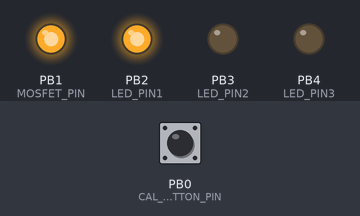
This program was run on a simulated ATtiny85, built with avr-gcc and run on an emulated ATtiny85. On the bench: output pins drawn as LEDs (lit = HIGH). Inputs (shaded band) come from the test bench; at power-on: PB0 (CAL_BUTTON_PIN) HIGH. EEPROM starts erased.

Above: at 1.8 s.
1.9 s: PB0 (CAL_BUTTON_PIN) pulled LOW for 0.15 s
At 2.7 s:
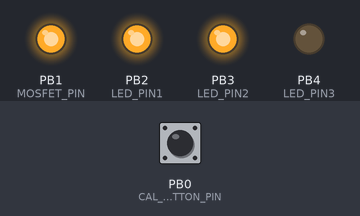
3.5 s: PB0 (CAL_BUTTON_PIN) pulled LOW for 1 s
At 5.1 s:
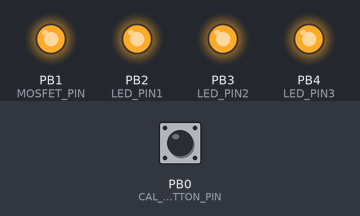
6.0 s: PB0 (CAL_BUTTON_PIN) pulled LOW for 3.2 s
At 25.0 s:
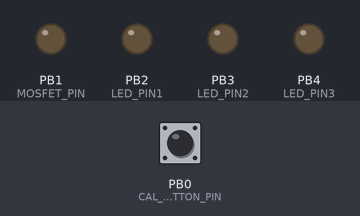
Timing chart, 0 to 25.7 s (numbered marks = the images above; inputs shaded):
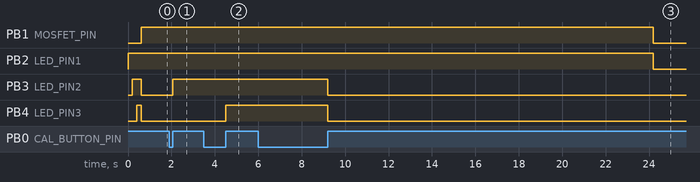

The program:

main.cpp
```cpp
#include "Arduino.h"
#include "SoftwareSerial.h"
#include <EasyButton.h>
#include <EEPROM.h>

//#define serialON

static const byte SLEEP_INTERVAL = 40;
static const byte CAL_BUTTON_PIN = 0; //pin 5
static const byte LED_PIN1 = 2;       //pin 7

#ifdef serialON
static const byte LED_PIN2 = 2; //fake pint
#else
static const byte LED_PIN2 = 3;   //pin 2
#endif

static const byte LED_PIN3 = 4;   //pin 3
static const byte MOSFET_PIN = 1; //pin 6


static const byte ON = 0;
static const byte OFF = 1;
byte state = ON;

#ifdef serialON
static const byte TX_PIN = 3; //Pin 1
SoftwareSerial MySerial(-1, TX_PIN);
#endif

EasyButton calButton(CAL_BUTTON_PIN);
byte onTime = 0;
unsigned long turnOnTime;
unsigned long turnOffTime;

void onTurnOff()
{
    #ifdef serialON
    MySerial.print(millis());
    MySerial.print(F("\t"));
    MySerial.println(F("ontTurnOff"));
    #endif
    digitalWrite(MOSFET_PIN, LOW);
    digitalWrite(LED_PIN1, LOW);
    digitalWrite(LED_PIN2, LOW);
    digitalWrite(LED_PIN3, LOW);
    state = OFF;
}

void configureTurnOffDelay()
{
    #ifdef serialON
    MySerial.println(F("configureTurnOffDelay"));
    #endif
    digitalWrite(LED_PIN1, LOW);
    digitalWrite(LED_PIN2, LOW);
    digitalWrite(LED_PIN3, LOW);
    switch (onTime)
    {
    case 0:
    {
        #ifdef serialON
        MySerial.println(F("case 0"));
        #endif
        turnOffTime = millis() + (unsigned long)15 * 1000;
        digitalWrite(LED_PIN1, HIGH);
        break;
    }
    case 1:
    {
        #ifdef serialON
        MySerial.println(F("case 1"));
        #endif
        turnOffTime = millis() + (unsigned long)30 * 1000;
        digitalWrite(LED_PIN1, HIGH);
        digitalWrite(LED_PIN2, HIGH);
        break;
    }
    case 2:
    {
        #ifdef serialON
        MySerial.println(F("case 2"));
        #endif
        turnOffTime = millis() + (unsigned long)45 * 1000;
        digitalWrite(LED_PIN1, HIGH);
        digitalWrite(LED_PIN2, HIGH);
        digitalWrite(LED_PIN3, HIGH);
        break;
    }
    }
}

void onNewCycle()
{
    #ifdef serialON
    MySerial.print(millis());
    MySerial.print(F("\t"));
    MySerial.println(F("onNewCycle"));
    #endif
    digitalWrite(MOSFET_PIN, HIGH);
    turnOnTime = millis() + (unsigned long)60*1000;
    configureTurnOffDelay();
    state = ON;
}

void onCalButtonPressed()
{
    #ifdef serialON
    MySerial.print(millis());
    MySerial.print(F("\t"));
    MySerial.println(F("onCalButtonPressed"));
    #endif
    if (state == ON)
    {
        onTime = (onTime + 1) % 3;
        EEPROM.write(1, onTime);
    }
    onNewCycle();
}

void setup()
{
    //this is specific to the ATTiny85 instance
    // see http://becomingmaker.com/tuning-attiny-oscillator/
    OSCCAL -= 3;

    #ifdef serialON
    pinMode(TX_PIN, OUTPUT);
    MySerial.begin(9600);
    MySerial.println(F("setup..."));
    #endif

    pinMode(LED_PIN1, OUTPUT);
    pinMode(LED_PIN2, OUTPUT);
    pinMode(LED_PIN3, OUTPUT);
    pinMode(MOSFET_PIN, OUTPUT);
    pinMode(CAL_BUTTON_PIN, INPUT_PULLUP);

    digitalWrite(LED_PIN1, HIGH);
    delay(200);
    digitalWrite(LED_PIN2, HIGH);
    delay(200);
    digitalWrite(LED_PIN3, HIGH);
    delay(200);
    digitalWrite(LED_PIN1, LOW);
    digitalWrite(LED_PIN2, LOW);
    digitalWrite(LED_PIN3, LOW);
    //read from eeprom here
    byte onTime = EEPROM.read(1);
    if (onTime < 0 || onTime > 2)
    {
        onTime = 0;
    }
    configureTurnOffDelay();
    calButton.begin();
    calButton.onPressed(onCalButtonPressed);
    onNewCycle();
}

void loop()
{
    if(state == ON && millis() > turnOffTime){
        onTurnOff();
    }
    if(millis() > turnOnTime){
        onNewCycle();
    }
    calButton.read();
}
```

Measured:
- after the input at 1.9 s, PB3 (LED_PIN2): LOW → HIGH after 0.15 s
- after the input at 3.5 s, PB4 (LED_PIN3): LOW → HIGH after 1.0 s
- after the input at 6.0 s, PB1 (MOSFET_PIN), PB2 (LED_PIN1): HIGH → LOW after 18.2 s; PB3 (LED_PIN2), PB4 (LED_PIN3): HIGH → LOW after 3.2 s
